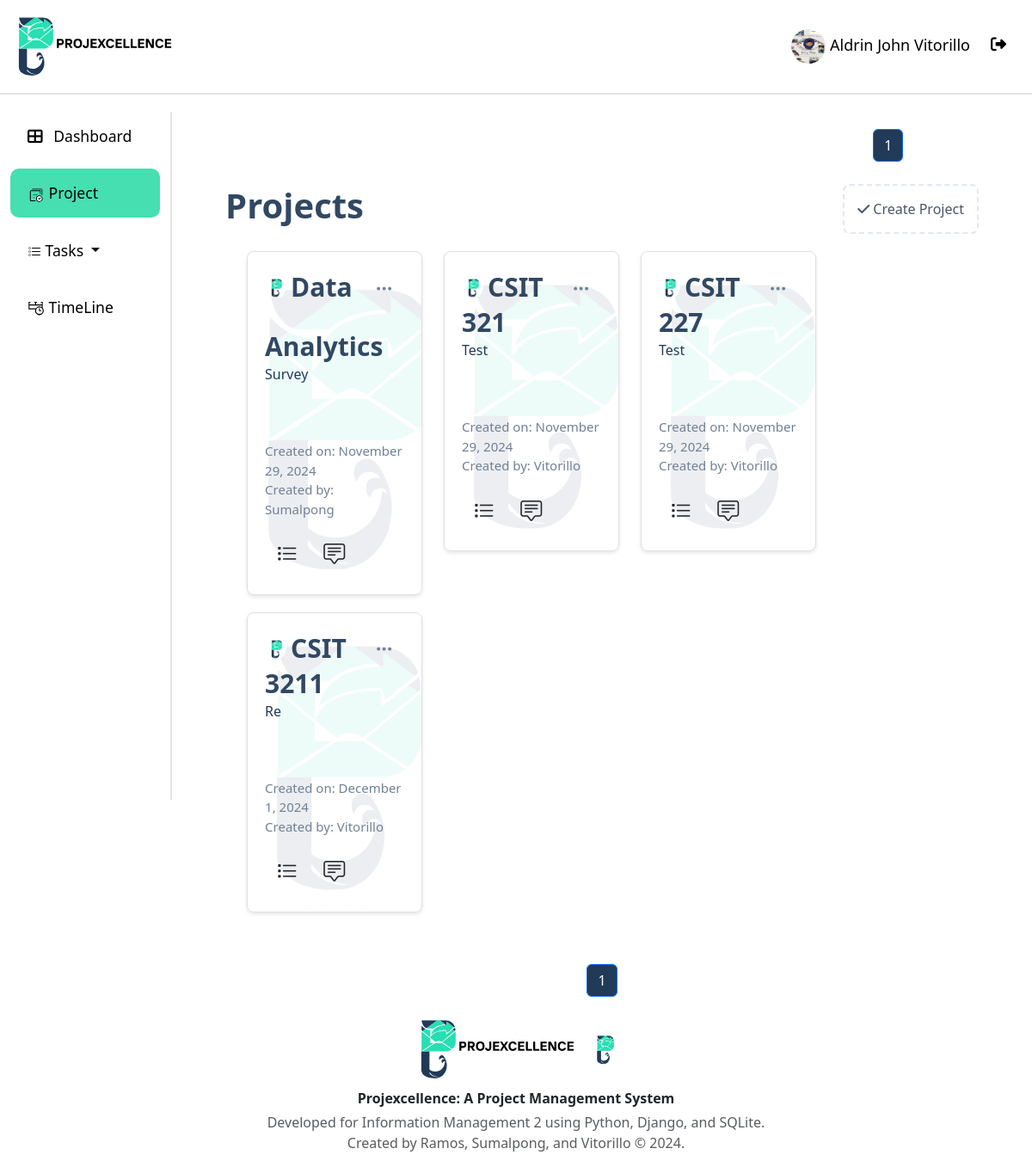
Screenshot of /project/ (signed in) with the database file from the repository.
### api/models.py (models this page shows, shortened)
class User(AbstractUser):
    username = None  # Remove the username field entirely
    email = models.EmailField(_("email address"), unique=True)
    phone_regex = RegexValidator(
        regex=r"^\+?1?\d{9,15}$",
        message="Phone number must be entered in the format: '+999999999'. Up to 15 digits allowed.",
    )
    isLogout = models.BooleanField(default=True)
    logoutTime = models.DateTimeField(default=timezone.now)
    phone_number = models.CharField(validators=[phone_regex], max_length=17, blank=True)
    profile_path = models.ImageField(null=True, blank=True,upload_to='profile/' )
    groups = models.ManyToManyField(
        "auth.Group",
        verbose_name=_("groups"),
        blank=True,
        related_name="custom_user_set",
        related_query_name="custom_user",
    )
    user_permissions = models.ManyToManyField(
        "auth.Permission",
        verbose_name=_("user permissions"),
        blank=True,
        related_name="custom_user_set",
        related_query_name="custom_user",
    )
    objects = UserManager()
    USERNAME_FIELD = "email"
    REQUIRED_FIELDS = ["first_name", "last_name", "date_of_hire", "password"]

class Project(models.Model):
    project_name = models.CharField(max_length=50)
    description = models.TextField()
    created_by = models.ForeignKey(User, on_delete=models.CASCADE)
    date_created = models.DateTimeField(auto_now_add=True)

### api/Views/views.py (the view)
# urls.py: path("project/", views.project_list, name="project"),
@login_required
def project_list(request):
    projects = Project.objects.filter(models.Q(created_by=request.user) | models.Q(teammembership__user=request.user)).distinct()
    project_filter = ProjectFilter(request.GET, queryset=projects)
    paginator = Paginator(project_filter.qs, 8)  # Paginate the projects, 5 per page
    page_number = request.GET.get("page")
    page_obj = paginator.get_page(page_number)
    edit_project_forms = {project.id: ProjectForm(instance=project) for project in projects}
    context = {
        "page_obj": page_obj,
        "edit_project_forms": edit_project_forms,
        "add_project_form": ProjectForm(),
        "filter": project_filter,
        "projects":projects,
    }
    return render(request, "project.html", context)

### api/templatetags/custom_filters.py (called while the page is built)
@register.filter
def dict_get(d, key):
    return d.get(key)

### api/templates/project.html (shortened to what this page needs)
{% extends "base.html" %}
{% load crispy_forms_tags %}
{% load custom_filters %}
{% load static %}
{% block content %}
<div class="page-container">
 <nav aria-label="Page navigation" class="mt-auto Header_page">
    <ul class="pagination justify-content-center"  style="color: #213A58;">
        {% for num in page_obj.paginator.page_range %}
            {% if page_obj.number == num %}
                <li class="page-item active"><span class="page-link" style="background-color: #213A58; color: white;">{{ num }}</span></li>
            {% elif num > page_obj.number|add:'-3' and num < page_obj.number|add:'3' %}
                <li class="page-item"><a class="page-link" href="?page={{ num }}">{{ num }}</a></li>
            {% endif %}
        {% endfor %}
    </ul>
</nav>
    <div class="content-wrapper">
        <div class="project-top">
            <h1>Projects</h1>
            <div class="add-project" data-bs-toggle="modal" data-bs-target="#addProjectModal">
                <i class="fa-solid fa-check"></i> Create Project
            </div>
        </div>
        <div id="projects-list">
            {% for project in page_obj %}
            <div class="project-item" onclick="goToTeam(event, '{% url 'team_list' project.id %}')">
                <div class="project-actions">
                    <div class="dropdown">
                        <button class="btn" type="button" id="dropdownMenuButton" data-bs-toggle="dropdown" aria-expanded="false" onclick="event.stopPropagation()">
                            <i class="bi bi-three-dots" title="Settings"></i>
                        </button>
                    </div>
                    <br>
                </div>
                <div>
                    <div class="project-title">  <img src="{% static 'res/logoPlaceHolder.png' %}" alt="profile pic" class="project-profile">{{ project.project_name }}</div>
                    <div class="project-description">{{ project.description|slice:":80"|capfirst }}{% if project.description|capfirst|length > 80 %}...{% endif %}</div>
                    <div class="project-created-date">Created on: {{ project.date_created|date:"F j, Y" }}</div>
                    <div class="project-created-by">Created by: {{ project.created_by.last_name}}</div>
                </div>
                <div class="lower-btn mt-3">
                    <button class="btn" id="dropdownMenuButton" aria-expanded="false" >
                        <a class="view-txt" href="{% url 'task_project' 'Pending' project.id %}"> <i class="bi bi-list-task " title="To Do list" style="font-size: 25px;"></i></a>
                    </button>
                    <button class="btn" type="button" id="dropdownMenuButton" aria-expanded="false" >
                        <a class="view-txt" href="{% url 'blog_post' project.id %}"><i class="bi bi-chat-square-text"title="Chat Box" style="font-size: 25px;"></i></a>
                    </button>
                </div>
            </div>
            {% empty %}
                <div class="project-item">
                    <h4 class="text-center">No projects found.<br/><small>Create a project to get started.</small></h4>
                </div>
            {% endfor %}
        </div>
        <nav aria-label="Page navigation" class="mt-auto">
            <ul class="pagination justify-content-center">
                {% for num in page_obj.paginator.page_range %}
                    {% if page_obj.number == num %}
                        <li class="page-item active"><span class="page-link" style="background-color: #213A58; color: white;">{{ num }}</span></li>
                    {% elif num > page_obj.number|add:'-3' and num < page_obj.number|add:'3' %}
                        <li class="page-item"><a class="page-link" href="?page={{ num }}">{{ num }}</a></li>
                    {% endif %}
                {% endfor %}
            </ul>
        </nav>
    </div>
</div>
{% endblock content %}

### api/templates/base.html (shortened to what this page needs)
{% load static %}
<!DOCTYPE html>
<html lang="en">
  <head>
    <link
      href="https://cdn.jsdelivr.net/npm/bootstrap@5.3.0/dist/css/bootstrap.min.css"
      rel="stylesheet"
    />
    <link href="https://cdn.jsdelivr.net/npm/bootstrap-icons/font/bootstrap-icons.css" rel="stylesheet">
    <link
      href="https://cdnjs.cloudflare.com/ajax/libs/font-awesome/6.4.0/css/all.min.css"
      rel="stylesheet"
    />
    <link href="https://cdn.jsdelivr.net/npm/bootstrap@5.3.0/dist/css/bootstrap.min.css" rel="stylesheet">
  </head>
  <body>
    <header>
      <div class="header">
          <img src="{% static '/res/slogo.svg' %}" alt="logo" width="200px">
          <div class="profile" >
            <a class="nav-link {% if request.resolver_match.url_name == 'profile' %}active{% endif %}" href="{% url 'profile' %}">
              {% if request.user.profile_path.url != null  %}
                <img src="{{ request.user.profile_path.url }}" width="40px" height="40px" style="border-radius: 50%;" >
              {%endif%}
              {{ request.user.first_name|capfirst }} {{ request.user.last_name|capfirst }}
            </a>
            <a class="nav-link" href="{% url 'logout' %}" onclick="event.preventDefault(); document.getElementById('logout-form').submit();" style="margin-top: 5px;">
              <i class="fas fa-sign-out-alt me-2"></i>
            </a>
          </div>
      </div>
    </header>
    <div class="container-fluid">
      <div class="row">
        <nav
          id="sidebarMenu"
          class="col-md-3 col-lg-2 d-md-block sidebar collapse"
        >
          <ul class="nav flex-column">
            <li class="nav-item">
              <a class="nav-link {% if request.resolver_match.url_name == 'dashboard' %}active{% endif %}" href="{% url 'dashboard' %}">
                <i class="fas fa-th-large me-2"></i> Dashboard
              </a>
            </li>
            <li class="nav-item">
              <a class="nav-link {% if request.resolver_match.url_name == 'project' %}active{% endif %}" href="{% url 'project' %}">
                <img src="{% static '/res/projectIcon.svg' %}" alt="logo" width="20px">  Project
              </a>
            </li>
            <li class="nav-item dropdown">
              <a
                class="nav-link dropdown-toggle {% if request.resolver_match.url_name == 'task' or request.resolver_match.url_name == 'assign_task'%}active{% endif %}"
                href="#"
                id="taskDropdown"
                role="button"
                data-bs-toggle="dropdown"
                aria-expanded="false"
              >
                {% if request.resolver_match.url_name == 'task' %} My {% elif request.resolver_match.url_name == 'assign_task' %} Assigned{% endif %} Tasks
              </a>
            </li>
            <li class="nav-item">
              <a class="nav-link {% if request.resolver_match.url_name == 'timeline' %}active{% endif %}" href="{% url 'timeline' %}">
                <img src="{% static '/res/timelineIcon.svg' %}" alt="logo" width="20px">  TimeLine
              </a>
            </li>
          </ul>
        </nav>
        <main class="col-md-9 ms-sm-auto col-lg-10 px-md-4 main-content">
          {% block content %}{% endblock content %}
        </main>
      </div>
    </div>
  </body>
  <footer class="footer">
    <div class="container text-center content-container">
      <img src="{% static '/res/slogo.svg' %}" alt="logo" width="200px">
      <img src="{% static '/res/logoPlaceHolder.png' %}" alt="logo" width="40px">
      <p class="mb-1 fw-bold">Projexcellence: A Project Management System</p>
      <p class="text-muted">
        Developed for Information Management 2 using Python, Django, and SQLite.<br>
        Created by Ramos, Sumalpong, and Vitorillo &copy; {% now "Y" %}.
      </p>
    </div>
  </footer>
</html>

### api/templates/base.html (style rules this page uses)
.header { overflow: hidden; background-color: #ffffff; padding: 20px 10px; position: fixed; top: 0; width: 100%; z-index: 1000; margin-bottom: 10px; border-bottom: 2px solid #e3e3e3; height: 110px; display: flex; justify-content: space-between; align-items: center; }
.header a { float: left; color: black; text-align: center; padding: 12px; text-decoration: none; font-size: 18px; line-height: 25px; border-radius: 4px; }
body { margin-top: 130px; background-color: #ffffff; }
.sidebar { background-color: #ffffff; color: black; height: 100vh; overflow-y: auto; position: fixed; top: 100; left: 0; z-index: 1000; border-right: 2px solid #e3e3e3; }
.sidebar .nav-link { color: black; padding: 15px 20px; font-size: 1.1rem; margin-bottom: 10px; }
.sidebar .nav-link.active { background-color: #46DFB1; border-radius: 10px; color: black; }
.main-content { margin-left: 0; padding-top: 20px; }

### rows the page displays
User: user.profile_path (picture), user.first_name "Aldrin John", user.last_name "Vitorillo"
Project: project_name "Data Analytics", description "Survey", date_created "November 29, 2024", created_by.last_name "Sumalpong"
Project: project_name "CSIT 321", description "Test", date_created "November 29, 2024", created_by.last_name "Vitorillo"
Project: project_name "CSIT 227", description "Test", date_created "November 29, 2024", created_by.last_name "Vitorillo"
Project: project_name "CSIT 3211", description "Re", date_created "December 1, 2024", created_by.last_name "Vitorillo"

### other values shown
{{ num }} "1"
